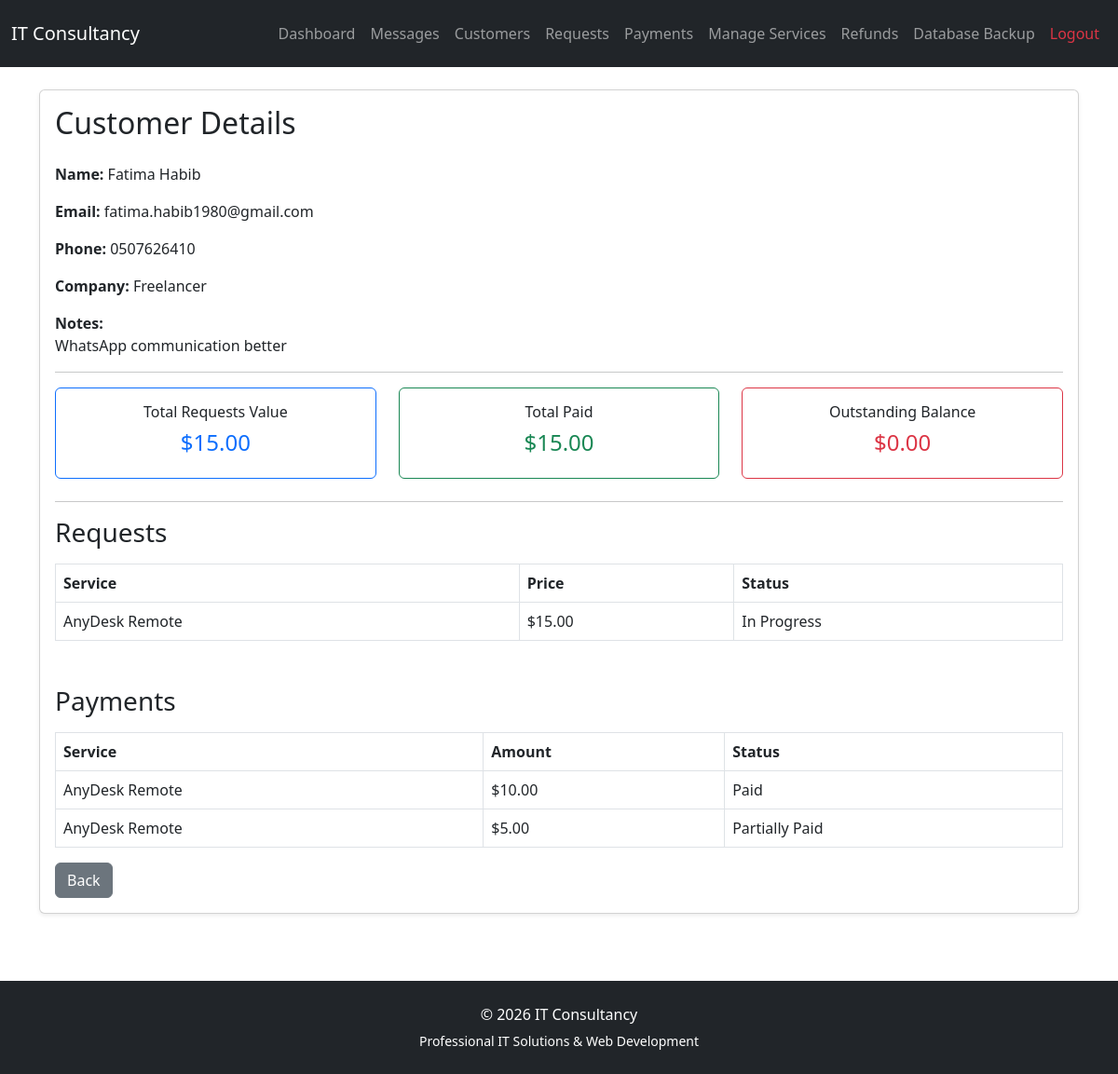
/?page=view-customer&id=2 (signed in), run on the app's committed database.
### tables this page shows
CREATE TABLE `customers` (
  `id` int(11) NOT NULL AUTO_INCREMENT,
  `name` varchar(255) NOT NULL,
  `email` varchar(255) DEFAULT NULL,
  `phone` varchar(50) DEFAULT NULL,
  `company` varchar(255) DEFAULT NULL,
  `notes` text DEFAULT NULL,
  `created_at` timestamp NOT NULL DEFAULT current_timestamp(),
  PRIMARY KEY (`id`)
);

CREATE TABLE `requests` (
  `id` int(11) NOT NULL AUTO_INCREMENT,
  `customer_id` int(11) NOT NULL,
  `service_id` int(11) NOT NULL,
  `quoted_price` decimal(10,2) DEFAULT NULL,
  `description` text DEFAULT NULL,
  `status` enum('Pending','Approved','In Progress','Completed','Cancelled') DEFAULT 'Pending',
  `created_at` timestamp NOT NULL DEFAULT current_timestamp(),
  PRIMARY KEY (`id`),
  KEY `customer_id` (`customer_id`),
  KEY `service_id` (`service_id`),
  CONSTRAINT `requests_ibfk_1` FOREIGN KEY (`customer_id`) REFERENCES `customers` (`id`) ON DELETE CASCADE,
  CONSTRAINT `requests_ibfk_2` FOREIGN KEY (`service_id`) REFERENCES `services` (`id`) ON DELETE CASCADE
);

CREATE TABLE `services` (
  `id` int(11) NOT NULL AUTO_INCREMENT,
  `title` varchar(255) NOT NULL,
  `description` text NOT NULL,
  `created_at` timestamp NOT NULL DEFAULT current_timestamp(),
  `price` decimal(10,2) NOT NULL DEFAULT 0.00,
  `image` varchar(255) DEFAULT NULL,
  PRIMARY KEY (`id`)
);

CREATE TABLE `payments` (
  `id` int(11) NOT NULL AUTO_INCREMENT,
  `request_id` int(11) NOT NULL,
  `amount` decimal(10,2) NOT NULL,
  `status` enum('Unpaid','Partially Paid','Paid','Refund Pending','Refunded') DEFAULT 'Unpaid',
  `payment_date` datetime DEFAULT NULL,
  `notes` text DEFAULT NULL,
  `created_at` timestamp NOT NULL DEFAULT current_timestamp(),
  PRIMARY KEY (`id`),
  KEY `request_id` (`request_id`),
  CONSTRAINT `payments_ibfk_1` FOREIGN KEY (`request_id`) REFERENCES `requests` (`id`) ON DELETE CASCADE
);

### public/index.php (called while the page is built, shortened)
<?php
require_once '../routes.php';

### app/views/view-customer.php (the view, shortened to what this page needs)
<?php
require dirname(__DIR__, 2) . '/config/database.php';
$id = $_GET['id'];
$stmt = $pdo->prepare("
    SELECT *
    FROM customers
    WHERE id = ?
");
$stmt->execute([$id]);
$customer = $stmt->fetch();
$requestsStmt = $pdo->prepare("
    SELECT
        requests.*,
        services.title AS service_title
    FROM requests
    JOIN services
        ON services.id = requests.service_id
    WHERE requests.customer_id = ?
    ORDER BY requests.created_at DESC
");
$requestsStmt->execute([$id]);
$requests = $requestsStmt->fetchAll();
$paymentsStmt = $pdo->prepare("
    SELECT
        payments.*,
        services.title AS service_title
    FROM payments
    JOIN requests
        ON requests.id = payments.request_id
    JOIN services
        ON services.id = requests.service_id
    WHERE requests.customer_id = ?
    ORDER BY payments.created_at DESC
");
$paymentsStmt->execute([$id]);
$payments = $paymentsStmt->fetchAll();
$totalRequestsValue = 0;
$totalPaid = 0;
foreach ($requests as $request) {
    $totalRequestsValue += $request['quoted_price'];
}
foreach ($payments as $payment) {
    if (
        $payment['status'] === 'Paid' ||
        $payment['status'] === 'Partially Paid'
    ) {
        $totalPaid += $payment['amount'];
    }
}
$outstandingBalance =
    $totalRequestsValue - $totalPaid;
?>
<?php require __DIR__ . '/layouts/header.php'; ?>
<div class="card shadow-sm">
    <div class="card-body">
        <h2 class="mb-4">
            Customer Details
        </h2>
        <p>
            <strong>Name:</strong>
            <?= htmlspecialchars($customer['name']) ?>
        </p>
        <p>
            <strong>Email:</strong>
            <?= htmlspecialchars($customer['email']) ?>
        </p>
        <p>
            <strong>Phone:</strong>
            <?= htmlspecialchars($customer['phone']) ?>
        </p>
        <p>
            <strong>Company:</strong>
            <?= htmlspecialchars($customer['company']) ?>
        </p>
        <p>
            <strong>Notes:</strong><br>
            <?= nl2br(htmlspecialchars($customer['notes'])) ?>
        </p>
        <hr>
<div class="row mb-4">
    <div class="col-md-4">
        <div class="card text-center border-primary">
            <div class="card-body">
                <h6>
                    Total Requests Value
                </h6>
                <h4 class="text-primary">
                    $<?= number_format($totalRequestsValue, 2) ?>
                </h4>
            </div>
        </div>
    </div>
    <div class="col-md-4">
        <div class="card text-center border-success">
            <div class="card-body">
                <h6>
                    Total Paid
                </h6>
                <h4 class="text-success">
                    $<?= number_format($totalPaid, 2) ?>
                </h4>
            </div>
        </div>
    </div>
    <div class="col-md-4">
        <div class="card text-center border-danger">
            <div class="card-body">
                <h6>
                    Outstanding Balance
                </h6>
                <h4 class="text-danger">
                    $<?= number_format($outstandingBalance, 2) ?>
                </h4>
            </div>
        </div>
    </div>
</div>
        <hr>
<h3 class="mb-3">
    Requests
</h3>
<table class="table table-bordered">
    <thead>
        <tr>
            <th>Service</th>
            <th>Price</th>
            <th>Status</th>
        </tr>
    </thead>
    <tbody>
        <?php foreach ($requests as $request): ?>
            <tr>
                <td>
                    <?= htmlspecialchars($request['service_title']) ?>
                </td>
                <td>
                    $<?= number_format($request['quoted_price'], 2) ?>
                </td>
                <td>
                    <?= htmlspecialchars($request['status']) ?>
                </td>
            </tr>
        <?php endforeach; ?>
    </tbody>
</table>
<h3 class="mb-3 mt-5">
    Payments
</h3>
<table class="table table-bordered">
    <thead>
        <tr>
            <th>Service</th>
            <th>Amount</th>
            <th>Status</th>
        </tr>
    </thead>
    <tbody>
        <?php foreach ($payments as $payment): ?>
            <tr>
                <td>
                    <?= htmlspecialchars($payment['service_title']) ?>
                </td>
                <td>
                    $<?= number_format($payment['amount'], 2) ?>
                </td>
                <td>
                    <?= htmlspecialchars($payment['status']) ?>
                </td>
            </tr>
        <?php endforeach; ?>
    </tbody>
</table>
        <a
            href="?page=customers"
            class="btn btn-secondary">
            Back
        </a>
    </div>
</div>
<?php require __DIR__ . '/layouts/footer.php'; ?>

### data on the page
customers: name "Fatima Habib", email "fatima.habib1980@gmail.com", phone "0507626410", company "Freelancer", notes "WhatsApp communication better"
requests: service.title "AnyDesk Remote", quoted_price "15.00", status "In Progress"
payments: services.title "AnyDesk Remote", amount "10.00", status "Paid"
payments: services.title "AnyDesk Remote", amount "5.00", status "Partially Paid"

### other printed values
$totalRequestsValue "15.00"
$totalPaid "15.00"
$outstandingBalance "0.00"
